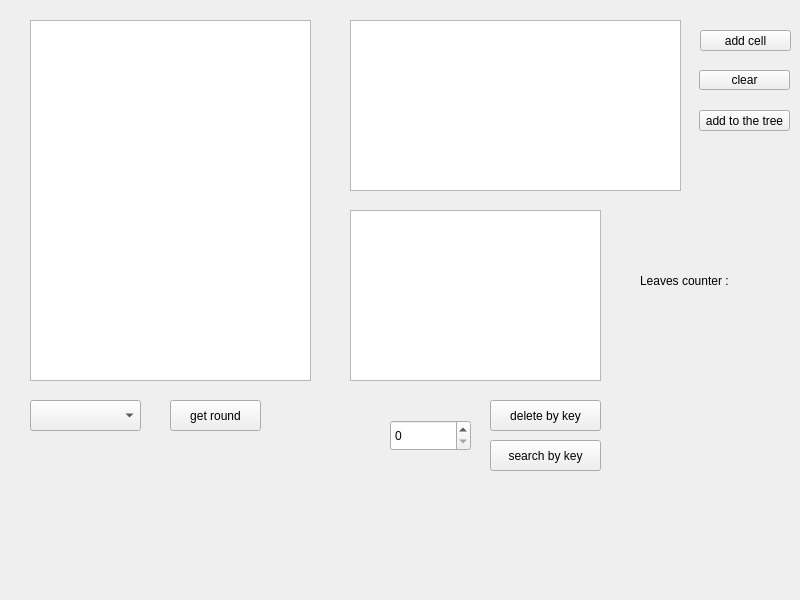
<?xml version="1.0" encoding="UTF-8"?>
<ui version="4.0">
 <class>MainWindow</class>
 <widget class="QMainWindow" name="MainWindow">
  <property name="geometry">
   <rect>
    <x>0</x>
    <y>0</y>
    <width>800</width>
    <height>600</height>
   </rect>
  </property>
  <property name="windowTitle">
   <string>MainWindow</string>
  </property>
  <widget class="QWidget" name="centralwidget">
   <widget class="QTableWidget" name="Tree">
    <property name="geometry">
     <rect>
      <x>30</x>
      <y>20</y>
      <width>281</width>
      <height>361</height>
     </rect>
    </property>
   </widget>
   <widget class="QTableWidget" name="Vector">
    <property name="geometry">
     <rect>
      <x>350</x>
      <y>20</y>
      <width>331</width>
      <height>171</height>
     </rect>
    </property>
   </widget>
   <widget class="QPushButton" name="AddCell">
    <property name="geometry">
     <rect>
      <x>700</x>
      <y>30</y>
      <width>91</width>
      <height>21</height>
     </rect>
    </property>
    <property name="text">
     <string>add cell</string>
    </property>
   </widget>
   <widget class="QPushButton" name="Clear">
    <property name="geometry">
     <rect>
      <x>699</x>
      <y>70</y>
      <width>91</width>
      <height>20</height>
     </rect>
    </property>
    <property name="text">
     <string>clear</string>
    </property>
   </widget>
   <widget class="QPushButton" name="AddToTree">
    <property name="geometry">
     <rect>
      <x>699</x>
      <y>110</y>
      <width>91</width>
      <height>21</height>
     </rect>
    </property>
    <property name="text">
     <string>add to the tree</string>
    </property>
   </widget>
   <widget class="QTextEdit" name="textEdit">
    <property name="geometry">
     <rect>
      <x>350</x>
      <y>210</y>
      <width>251</width>
      <height>171</height>
     </rect>
    </property>
   </widget>
   <widget class="QComboBox" name="comboBox">
    <property name="geometry">
     <rect>
      <x>30</x>
      <y>400</y>
      <width>111</width>
      <height>31</height>
     </rect>
    </property>
   </widget>
   <widget class="QPushButton" name="pushButton">
    <property name="geometry">
     <rect>
      <x>170</x>
      <y>400</y>
      <width>91</width>
      <height>31</height>
     </rect>
    </property>
    <property name="text">
     <string>get round</string>
    </property>
   </widget>
   <widget class="QPushButton" name="pushButton_2">
    <property name="geometry">
     <rect>
      <x>490</x>
      <y>400</y>
      <width>111</width>
      <height>31</height>
     </rect>
    </property>
    <property name="text">
     <string>delete by key</string>
    </property>
   </widget>
   <widget class="QSpinBox" name="spinBox">
    <property name="geometry">
     <rect>
      <x>390</x>
      <y>420</y>
      <width>81</width>
      <height>31</height>
     </rect>
    </property>
   </widget>
   <widget class="QPushButton" name="pushButton_3">
    <property name="geometry">
     <rect>
      <x>490</x>
      <y>440</y>
      <width>111</width>
      <height>31</height>
     </rect>
    </property>
    <property name="text">
     <string>search by key</string>
    </property>
   </widget>
   <widget class="QLabel" name="label">
    <property name="geometry">
     <rect>
      <x>640</x>
      <y>270</y>
      <width>91</width>
      <height>21</height>
     </rect>
    </property>
    <property name="text">
     <string>Leaves counter :</string>
    </property>
   </widget>
   <widget class="QLabel" name="Counter">
    <property name="geometry">
     <rect>
      <x>650</x>
      <y>300</y>
      <width>61</width>
      <height>16</height>
     </rect>
    </property>
    <property name="text">
     <string/>
    </property>
   </widget>
  </widget>
 </widget>
 <resources/>
 <connections/>
</ui>
